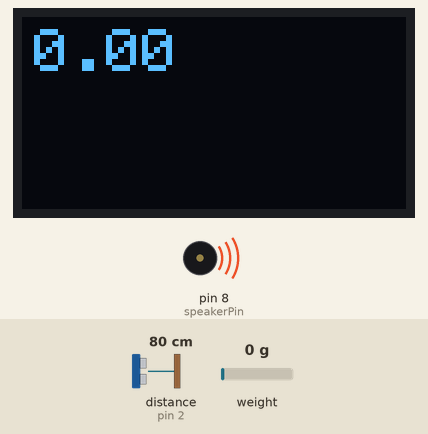
This sketch was run on a simulated Arduino Uno, built with avr-gcc and run on an emulated ATmega328P. On the bench: 128×64 one-colour display, buzzer (waves = sounding). Wiring (inferred from the names in the program): ultrasonic range finder: trigger pin 3; echo pin 2. The inputs (shaded band) are chosen by the test bench; at power-on: distance to the obstacle (sensor on pin 2) 80 cm, weight on the scale 0 g. The echo pulse lasts 58.3 µs per cm; what the sketch prints to the serial monitor is not drawn.

Above: at 3.7 s.
3.8 s: distance to the obstacle (sensor on pin 2) set to 120 cm
At 5.4 s:
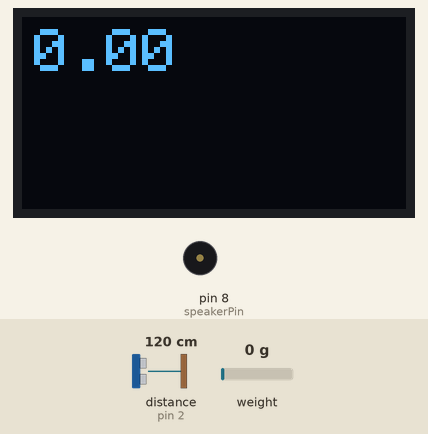
5.7 s: weight on the scale set to 100 g
At 7.2 s:
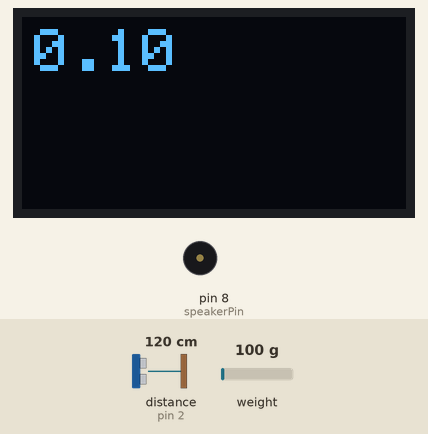
7.7 s: weight on the scale set to 1250 g
At 8.9 s:
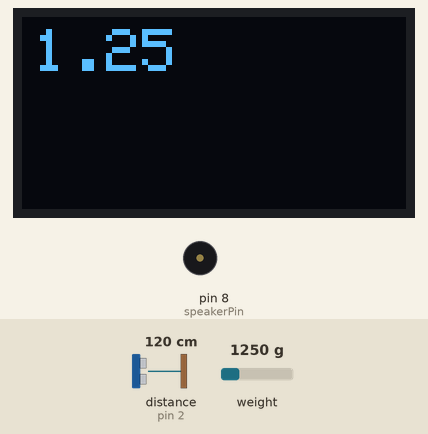
9.8 s: weight on the scale set to 2500 g
At 10.7 s:
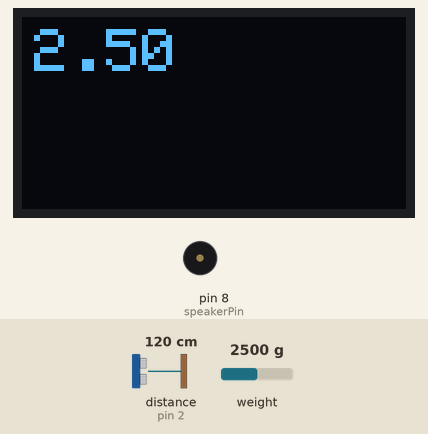
Timing chart, 0 to 12.8 s (numbered marks = the images above; inputs shaded):
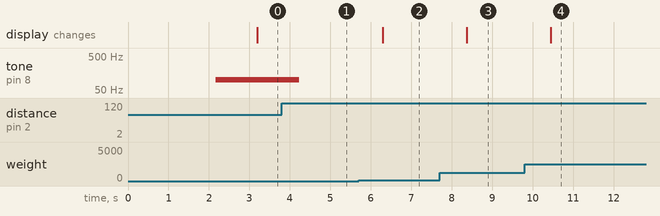

Measured:
- after the input at 3.8 s, tone on pin 8 (speakerPin): 100 Hz → silent after 0.43 s
- after the input at 5.7 s, the display: changes after 0.60 s (image 2)
- after the input at 7.7 s, the display: changes after 0.67 s (image 3)
- after the input at 9.8 s, the display: changes after 0.64 s (image 4)

The sketch:

bodymass_index.ino
```cpp
#include "HX711.h"
#include <Adafruit_SSD1306.h>
const int LOADCELL_DOUT_PIN = 7;
const int LOADCELL_SCK_PIN = 6;
float BMI_height1 = 0;
#define echoPin 2
//green = 3
//blue = 2
#define trigPin 3
float BMI_height = 0;
float weight;
String reply;
long duration;
int height;
float calibration_factor = -24630;
float BMI = 0;
HX711 scale;
Adafruit_SSD1306 display(4);
int speakerPin = 8;
void setup() {
  pinMode(trigPin, OUTPUT);
  pinMode(echoPin, INPUT);
  Serial.begin(115200);
  Serial.println("How Fit Are You?");
  Serial.println("Initializing the set up!!");
  display.begin(SSD1306_SWITCHCAPVCC, 0x3c);
  display.clearDisplay();
  display.setTextSize(1);
  display.setTextColor(WHITE);
  display.setCursor(0, 0);
  display.println("How Fit Are You? !!");
  display.display();
  delay(100);
  scale.begin(LOADCELL_DOUT_PIN, LOADCELL_SCK_PIN);
  scale.set_scale();
  scale.tare();
  long zero_factor = scale.read_average();
}

void loop() {
  digitalWrite(trigPin, LOW);
  delayMicroseconds(2);
  digitalWrite(trigPin, HIGH);
  delayMicroseconds(10);
  digitalWrite(trigPin, LOW);
  duration = pulseIn(echoPin, HIGH);
  height = duration * 0.034 / 2;
  int new_height = (214-2.1-height);
    //Serial.print("your height in cms is: ");
    //Serial.println(new_height);
    if (new_height > 100) {
   tone (speakerPin, 100);

   } else {
    noTone (speakerPin);

  }
  //Serial.print("your height in foot is: ");
    //Serial.println(new_height*0.0328084);
    //delay(1000);
  display.clearDisplay();
  display.setTextSize(2);
  display.setCursor(4, 4);
  display.println(height);
  //delay(100);
  scale.set_scale(calibration_factor); //Adjust to this calibration factor
  weight = scale.get_units(5);
 // Serial.print(scale.get_units(), 2);
  // Serial.print(" lbs"); //Change this to kg and re-adjust the calibration factor if you follow SI units like a sane person
  //Serial.print("your weight is :");
  weight = abs(weight);
  //Serial.println( weight);
  //delay(100);
  BMI_height = new_height*0.01;
  BMI_height1 =BMI_height*BMI_height;
  BMI = weight/BMI_height1;
  if(BMI >= 16 && BMI <= 40){
  Serial.print("your BMI is :");
  Serial.println(BMI);
  delay(1000);
  }
  else{
    Serial.println("wait! we are tracking you...........");
    //delay(10000);
    Serial.println("1");
  }
  display.clearDisplay();
  display.setTextSize(2);
  display.setCursor(4, 4);
  display.println(scale.get_units(5));


  display.display();
}
```
